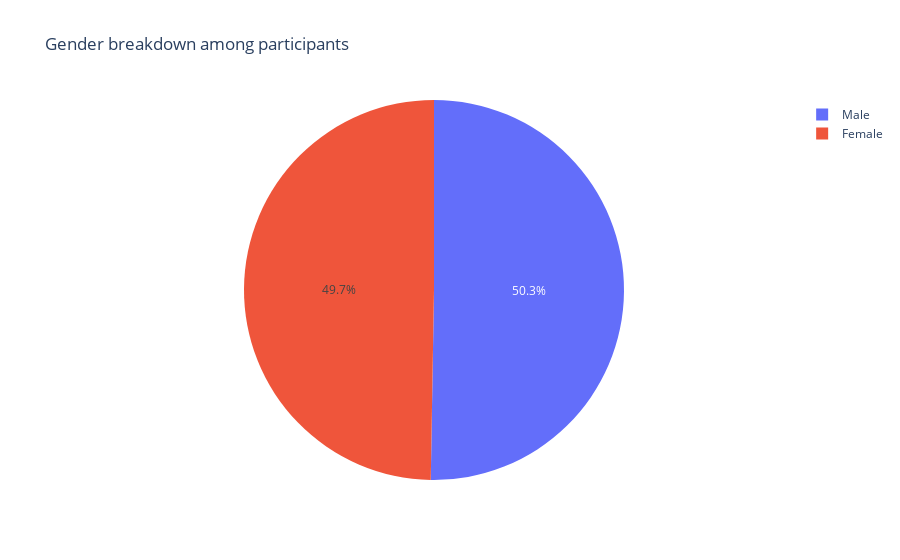

This figure's notebook cell:
### Code cell
fig = px.pie(participants, names='gender', title='Gender breakdown among participants')
fig.update_layout(autosize=False)
fig.show()

### Figure 1 — Plotly figure (JSON) as saved in the notebook; plotly's stock layout.template omitted (floating-point values rounded to 4 significant figures; data arrays with more than 128 entries replaced by an {"elided": "..."} marker saying what was removed)
{"data": [{"domain": {"x": [0, 1], "y": [0, 1]}, "hovertemplate": "gender=%{label}<extra></extra>", "labels": {"elided": "551 str values"}, "legendgroup": "", "name": "", "showlegend": true, "type": "pie"}], "layout": {"autosize": false, "legend": {"tracegroupgap": 0}, "title": {"text": "Gender breakdown among participants"}}}
